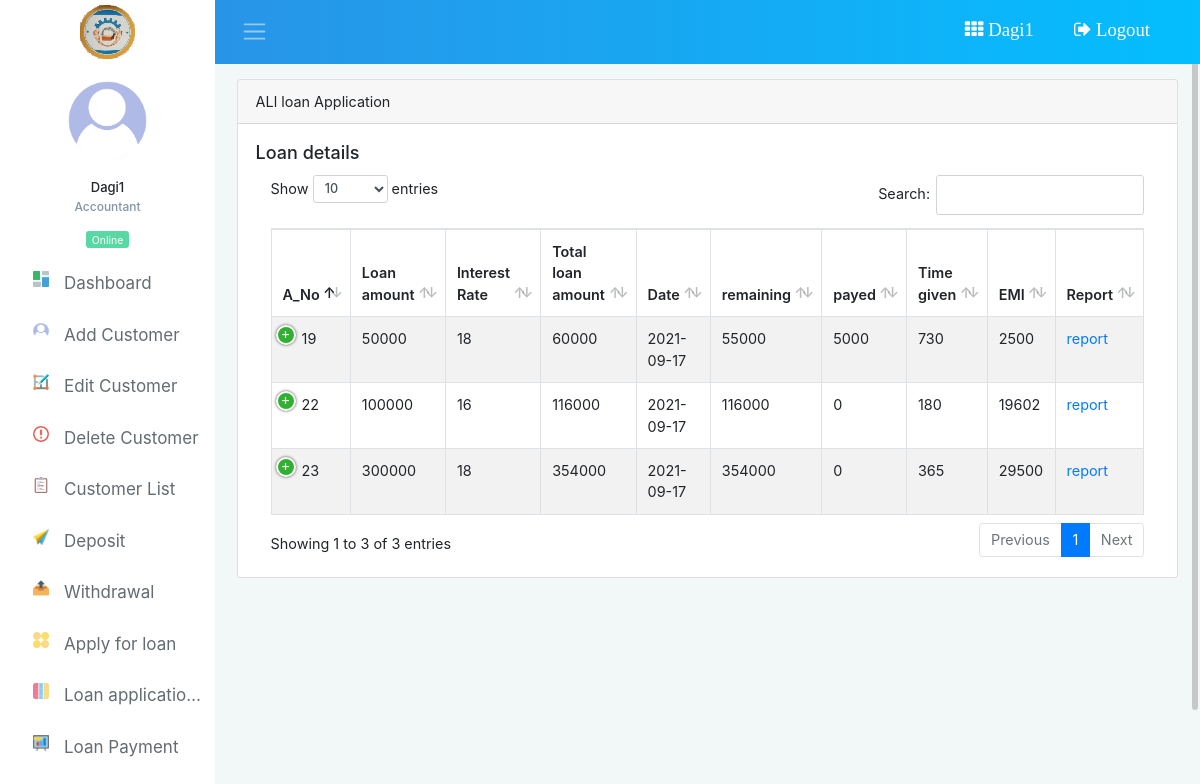
The page /loan_application.php (signed in) on the database its author committed.
### tables this page shows
CREATE TABLE `loan_application` (
  `id` int(11) NOT NULL,
  `c_id` int(11) NOT NULL,
  `interest_rate` int(2) NOT NULL,
  `loan_amount` int(100) NOT NULL,
  `datee` date NOT NULL,
  `remaining` int(100) NOT NULL,
  `payed` int(100) NOT NULL,
  `history` longtext NOT NULL,
  `total_loan_amount` int(4) NOT NULL,
  `status` varchar(20) NOT NULL,
  `emi` int(4) NOT NULL,
  `days` int(11) NOT NULL
);

### loan_application.php (the view, shortened to what this page needs)
<?php
  include_once "inc/header.php";
  include_once "inc/sidebar.php";
  include 'db.php';
?>
<div class="card">
  <div class="card-header">
    ALl loan Application
  </div>
  <div class="card-body">
    	<h5 class="card-title">Loan details</h5>
		<table id="example" class="table table-striped table-bordered table-hover" cellspacing="0" width="100%">
	        <thead>
	            <tr>
	            	<th>A_No</th>
	                <th>Loan amount</th>
	                <th>Interest Rate</th>
	                <th>Total loan amount</th>
	                <th>Date</th>
	                <th>remaining</th>
	                <th>payed</th>
                  <th>Time given</th>
	                <th>EMI</th>
	                <th>Report</th>
	            </tr>
	        </thead>
	        <tbody>
	            <tr>
	        <?php
              $sqli="SELECT * FROM loan_application";
              $resulti= mysqli_query($db, $sqli);
              while ($row = mysqli_fetch_array($resulti))
              {
                $c_id = $row["c_id"];
                $interest_rate = $row["interest_rate"];
                $loan_amount = $row["loan_amount"];
                $datee = $row["datee"];
                $remaining = $row["remaining"];
                $payed = $row["payed"];
                $total_loan_amount = $row["total_loan_amount"];
                $days = $row["days"];
                $emi = $row["emi"];
                echo '<td>'.$c_id.'</td>';
                echo '<td>'.$loan_amount.'</td>';
                echo '<td>'.$interest_rate.'</td>';
                echo '<td>'.$total_loan_amount.'</td>';
                echo '<td>'.$datee.'</td>';
                echo '<td>'.$remaining.'</td>';
                echo '<td>'.$payed.'</td>';
                echo '<td>'.$days.'</td>';
                echo '<td>'.$emi.'</td>';
                echo '<td><a target="_blank" href="loan_report.php?loan_id='.$c_id.'">report</a></td>';
                echo '</tr>';
              }
            ?>
	        </tbody>
	    </table>
	  </div>
	</div>
<?php
include_once "inc/footer.php";
?>

### assets/css/dataTables.responsive.css (style rules this page uses)
table.dataTable.dtr-inline.collapsed > tbody > tr > td:first-child, table.dataTable.dtr-inline.collapsed > tbody > tr > th:first-child { position: relative; padding-left: 30px; cursor: pointer; }
table.dataTable.dtr-inline.collapsed > tbody > tr > td:first-child:before, table.dataTable.dtr-inline.collapsed > tbody > tr > th:first-child:before { top: 8px; left: 4px; height: 16px; width: 16px; display: block; position: absolute; color: white; border: 2px solid white; border-radius: 16px; text-align: center; line-height: 14px; box-shadow: 0 0 3px #444; box-sizing: content-box; content: '+'; background-color: #31b131; }

### rows shown on the page
loan_application: c "23", loan_amount "300000", interest_rate "18", total_loan_amount "354000", datee "2021-09-17", remaining "354000", payed "0", days "365", emi "29500"
loan_application: c "22", loan_amount "100000", interest_rate "16", total_loan_amount "116000", datee "2021-09-17", remaining "116000", payed "0", days "180", emi "19602"
loan_application: c "19", loan_amount "50000", interest_rate "18", total_loan_amount "60000", datee "2021-09-17", remaining "55000", payed "5000", days "730", emi "2500"

### other values the page prints
$_SESSION["name"] "Dagi1"
